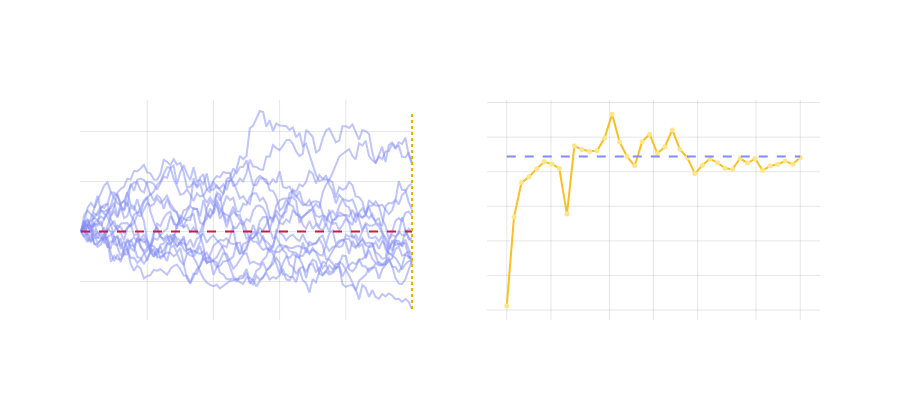

Write notebook code for a chart like this one.
### Markdown cell above
#### 3.)  Fundamental Theorem of Asset Pricing

The Fundamental Theorem of Asset Pricing (FTAP) underpins all of modern financial mathematics. 

The FTAP tells us that the current value of a financial derivative, denoted as $V$, is equal to the expected value of its future payoff (under a special "risk-neutral" probability), discounted at the risk-free rate. 

In other words, $V$ represents the fair present price of a contingent claim when there is no possibility of arbitrage.

$$
V(S, t) = e^{-r(T-t)}\mathbb{E}^{\mathbb{Q}}[\text{Payoff at } T \mid S_t = S]
$$

In other words, using the Law of Large Numbers (LLN), we can solve for this expectation $V$!

### Code cell
import numpy as np
import plotly.graph_objs as go
import plotly.subplots as sp

# --- Parameters ---
S0 = 100         # initial stock price
K = 100          # strike price
r = 0.05         # risk-free rate
sigma = 0.2      # volatility
T = 1.0          # time to maturity (years)
t0 = 0.5         # current intermediate time (so tau = T-t0 as in prior context)

# Left plot: Simulate several GBM paths from S0 to T
n_paths = 15
n_steps = 100
dt = (T - t0) / n_steps

time_grid = np.linspace(t0, T, n_steps+1)
S_paths = np.zeros((n_paths, n_steps+1))
S_paths[:, 0] = S0

for i in range(n_paths):
    for j in range(1, n_steps+1):
        Z = np.random.randn()
        S_paths[i, j] = S_paths[i, j-1] * np.exp((r - 0.5 * sigma**2) * dt + sigma * np.sqrt(dt) * Z)

# Right plot: Convergence of Monte Carlo FTAP option price as n_sim increases
n_samples = 40  # moderate granularity on log scale
n_seq = np.unique(np.geomspace(100, 10000, n_samples).astype(int))
tau = T - t0

# Generate a single large batch of random numbers for reproducibility and statistical tightness
Z_big = np.random.randn(n_seq[-1])
ST_big = S0 * np.exp((r - 0.5 * sigma**2) * tau + sigma * np.sqrt(tau) * Z_big)
payoff_big = np.maximum(ST_big - K, 0)

mc_prices = np.empty_like(n_seq, dtype=float)
for idx, n_mc in enumerate(n_seq):
    mc_prices[idx] = np.exp(-r * tau) * payoff_big[:n_mc].mean()

bs_price = None
try:
    bs_price = euro_call(S0, K, r, sigma, tau)
except Exception:
    pass

# Create subplot: left (paths), right (MC convergence)
fig = sp.make_subplots(
    rows=1, cols=2,
    subplot_titles=(
        "Sample Risk-Neutral GBM Paths (S<sub>T</sub>)",
        "FTAP Convergence to Option Price"
    )
)

# Left: plot ~15 GBM paths
for i in range(n_paths):
    fig.add_trace(
        go.Scatter(
            x=time_grid,
            y=S_paths[i],
            line=dict(width=2, color="#818cf8"),
            opacity=0.5,
            showlegend=False
        ),
        row=1, col=1
    )
# Add strike price K as a horizontal line (hline) on left plot
fig.add_shape(
    dict(
        type="line",
        x0=time_grid[0],
        x1=time_grid[-1],
        y0=K,
        y1=K,
        line=dict(color="crimson", dash="dash", width=2),
    ),
    row=1, col=1
)
# Add terminal time T as a vertical line (vline) on left plot
fig.add_shape(
    dict(
        type="line",
        x0=T,
        x1=T,
        y0=np.min(S_paths),
        y1=np.max(S_paths),
        line=dict(color="orange", dash="dot", width=2),
    ),
    row=1, col=1
)
# Updated: Set gridline color to rgba(128,128,128,0.2) to match other plots
fig.update_xaxes(title_text="Time t", row=1, col=1, showgrid=True, gridwidth=1, gridcolor='rgba(128,128,128,0.2)')
fig.update_yaxes(title_text="Asset Price S", row=1, col=1, showgrid=True, gridwidth=1, gridcolor='rgba(128,128,128,0.2)')

# Right: plot FTAP MC call price convergence (now smooth and tight) & BS price as dashed reference
fig.add_trace(
    go.Scatter(
        x=n_seq,
        y=mc_prices,
        mode='lines+markers',
        line=dict(color="#fbbf24", width=2),
        marker=dict(size=5, color="#fde68a"),
        name="FTAP Value",
        showlegend=False
    ),
    row=1, col=2
)
if bs_price is not None:
    fig.add_trace(
        go.Scatter(
            x=[n_seq[0], n_seq[-1]],
            y=[bs_price, bs_price],
            mode='lines',
            line=dict(color='#818cf8', dash='dash', width=2),
            name="Black-Scholes Price",
            showlegend=False  # hide legend here also
        ),
        row=1, col=2
    )
# Updated: Set gridline color on right plot to match
fig.update_xaxes(title_text="Number of Simulated Paths", row=1, col=2, type="log", showgrid=True, gridwidth=1, gridcolor='rgba(128,128,128,0.2)')
fig.update_yaxes(title_text="Call Option Value", row=1, col=2, showgrid=True, gridwidth=1, gridcolor='rgba(128,128,128,0.2)')

fig.update_layout(
    title_text="GBM Path Simulation under Risk-Neutral Measure & FTAP Monte Carlo Convergence",
    plot_bgcolor='rgba(0,0,0,0)',
    paper_bgcolor='rgba(0,0,0,0)',
    font=dict(color='white'),
    height=400,
    showlegend=False
)
fig.show()
